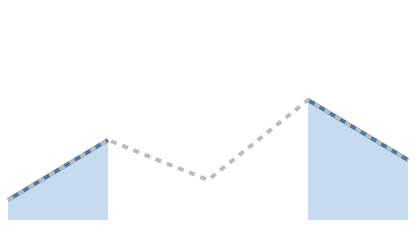

Write the Vega-Lite specification saved for this chart.
### Vega specification from a JSON file in a GitHub repository (floating-point values rounded to 4 significant figures)
{"$schema": "https://vega.github.io/schema/vega/v6.json", "description": "A line and an area broken by `defined: false`, which is the one channel that makes a series draw as two subpaths rather than one. The differential model erased the difference — a moveTo and a lineTo both became a bare point — so a regression joining across the gap produced the identical record and passed. Nothing else in the corpus has an interior moveTo. Three more marks define *nothing*, which is the other end of the same channel: upstream keeps the item and writes an element with no `d` at all, where dropping the mark loses its container, its description and the colour it carries into a legend.", "width": 200, "height": 120, "padding": 0, "data": [{"name": "t", "values": [{"x": 0, "y": 10, "ok": true}, {"x": 50, "y": 40, "ok": true}, {"x": 100, "y": 20, "ok": false}, {"x": 150, "y": 60, "ok": true}, {"x": 200, "y": 30, "ok": true}]}], "scales": [{"name": "x", "type": "linear", "domain": [0, 200], "range": "width"}, {"name": "y", "type": "linear", "domain": [0, 100], "range": [110, 10]}], "marks": [{"type": "area", "from": {"data": "t"}, "encode": {"update": {"x": {"scale": "x", "field": "x"}, "y": {"scale": "y", "field": "y"}, "y2": {"scale": "y", "value": 0}, "defined": {"field": "ok"}, "fill": {"value": "#c6dbef"}}}}, {"type": "line", "from": {"data": "t"}, "encode": {"update": {"x": {"scale": "x", "field": "x"}, "y": {"scale": "y", "field": "y"}, "defined": {"field": "ok"}, "stroke": {"value": "#4c78a8"}, "strokeWidth": {"value": 2}}}}, {"type": "line", "from": {"data": "t"}, "encode": {"update": {"x": {"scale": "x", "field": "x"}, "y": {"scale": "y", "field": "y"}, "stroke": {"value": "#bbb"}, "strokeDash": {"value": [3, 3]}}}}, {"type": "line", "name": "noneDefined", "from": {"data": "t"}, "encode": {"update": {"x": {"scale": "x", "field": "x"}, "y": {"scale": "y", "field": "y"}, "defined": {"value": false}, "stroke": {"value": "#e45756"}}}}, {"type": "area", "name": "noneDefinedArea", "from": {"data": "t"}, "encode": {"update": {"x": {"scale": "x", "field": "x"}, "y": {"scale": "y", "field": "y"}, "y2": {"scale": "y", "value": 0}, "defined": {"value": false}, "fill": {"value": "#f58518"}}}}, {"type": "trail", "name": "noneDefinedTrail", "from": {"data": "t"}, "encode": {"update": {"x": {"scale": "x", "field": "x"}, "y": {"scale": "y", "field": "y"}, "size": {"value": 6}, "defined": {"value": false}, "fill": {"value": "#54a24b"}}}}]}
